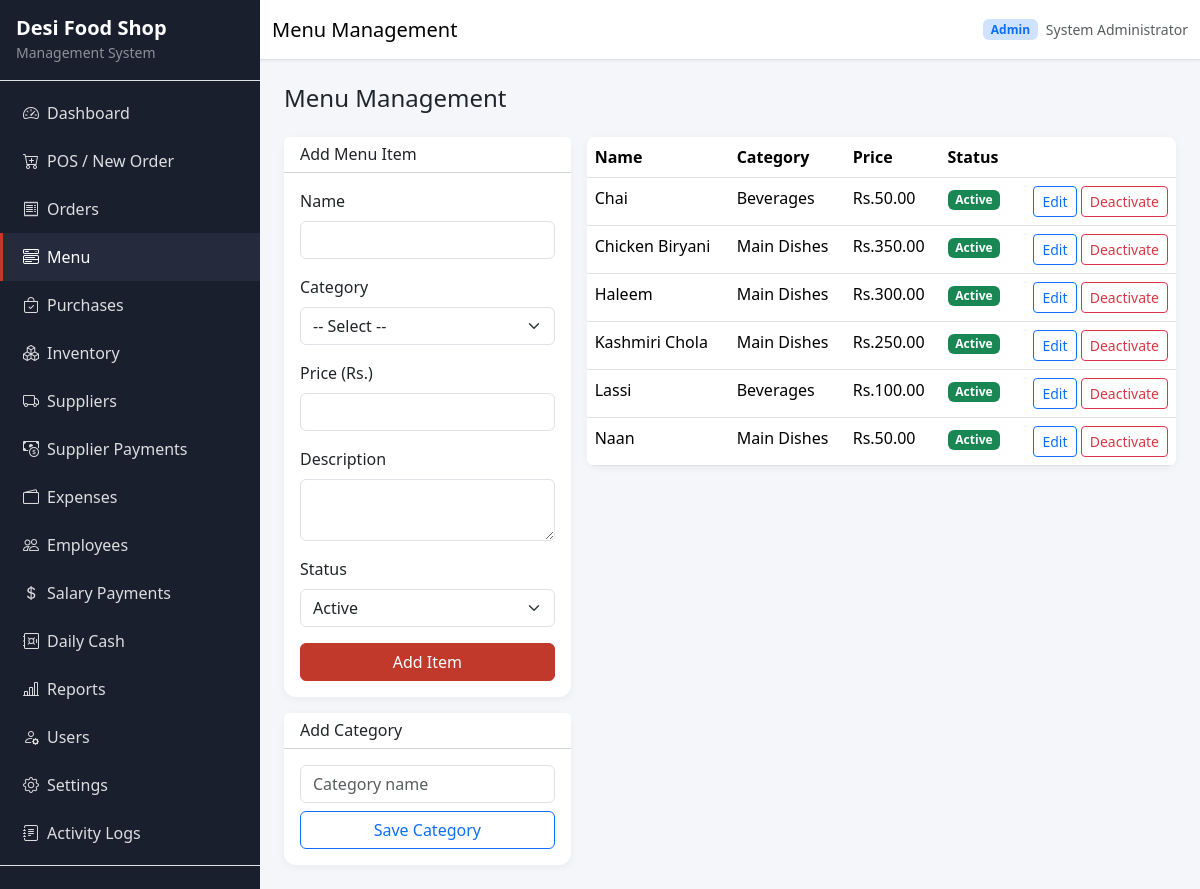
Screenshot of /menu/index.php (signed in) with the database file from the repository.
### tables this page shows
CREATE TABLE users (
    id INT UNSIGNED AUTO_INCREMENT PRIMARY KEY,
    username VARCHAR(50) NOT NULL UNIQUE,
    password VARCHAR(255) NOT NULL,
    full_name VARCHAR(100) NOT NULL,
    role ENUM('admin', 'staff') NOT NULL DEFAULT 'staff',
    status ENUM('active', 'inactive') NOT NULL DEFAULT 'active',
    created_at TIMESTAMP DEFAULT CURRENT_TIMESTAMP,
    updated_at TIMESTAMP DEFAULT CURRENT_TIMESTAMP ON UPDATE CURRENT_TIMESTAMP,
    INDEX idx_users_role (role),
    INDEX idx_users_status (status)
);

CREATE TABLE menu_items (
    id INT UNSIGNED AUTO_INCREMENT PRIMARY KEY,
    category_id INT UNSIGNED NULL,
    name VARCHAR(150) NOT NULL,
    price DECIMAL(10,2) NOT NULL DEFAULT 0.00,
    description TEXT,
    image VARCHAR(255) NULL,
    status ENUM('active', 'inactive') NOT NULL DEFAULT 'active',
    created_at TIMESTAMP DEFAULT CURRENT_TIMESTAMP,
    updated_at TIMESTAMP DEFAULT CURRENT_TIMESTAMP ON UPDATE CURRENT_TIMESTAMP,
    FOREIGN KEY (category_id) REFERENCES categories(id) ON DELETE SET NULL,
    INDEX idx_menu_status (status)
);

CREATE TABLE categories (
    id INT UNSIGNED AUTO_INCREMENT PRIMARY KEY,
    name VARCHAR(100) NOT NULL,
    description TEXT,
    status ENUM('active', 'inactive') NOT NULL DEFAULT 'active',
    created_at TIMESTAMP DEFAULT CURRENT_TIMESTAMP,
    updated_at TIMESTAMP DEFAULT CURRENT_TIMESTAMP ON UPDATE CURRENT_TIMESTAMP
);

### includes/functions.php (called while the page is built, shortened)
<?php
require_once BASE_PATH . '/config/database.php';
function e(?string $value): string
{
    return htmlspecialchars((string) $value, ENT_QUOTES, 'UTF-8');
}
function url(string $path = ''): string
{
    return BASE_URL . '/' . ltrim($path, '/');
}
function asset(string $path): string
{
    return BASE_URL . '/assets/' . ltrim($path, '/');
}
function format_money(float|string $amount): string
{
    $symbol = get_setting('currency_symbol', 'Rs.');
    return $symbol . number_format((float) $amount, 2);
}
function get_setting(string $key, string $default = ''): string
{
    global $pdo;
    static $cache = [];
    if (isset($cache[$key])) {
        return $cache[$key];
    }
    $stmt = $pdo->prepare('SELECT setting_value FROM settings WHERE setting_key = ? LIMIT 1');
    $stmt->execute([$key]);
    $value = $stmt->fetchColumn();
    $cache[$key] = $value !== false ? (string) $value : $default;
    return $cache[$key];
}

### includes/auth.php (called while the page is built, shortened)
<?php
function current_user(): ?array
{
    global $pdo;
    static $user = null;
    if ($user === null) {
        $stmt = $pdo->prepare('SELECT id, username, full_name, role, status FROM users WHERE id = ? AND status = ? LIMIT 1');
        $stmt->execute([$_SESSION['user_id'], 'active']);
        $user = $stmt->fetch() ?: null;
    }
    return $user;
}

### includes/init.php (called while the page is built, shortened)
<?php
require_once dirname(__DIR__) . '/includes/functions.php';
require_once dirname(__DIR__) . '/includes/auth.php';
$user = current_user();
$shopName = get_setting('shop_name', APP_NAME);

### menu/index.php (the view, shortened to what this page needs)
<?php
require_once dirname(__DIR__) . '/includes/init.php';
$pageTitle = 'Menu Management';
$editItem = null;
$items = $pdo->query('SELECT m.*, c.name AS category_name FROM menu_items m LEFT JOIN categories c ON c.id = m.category_id ORDER BY m.status DESC, m.name')->fetchAll();
require BASE_PATH . '/includes/header.php';
?>
<div class="page-header">
    <h4 class="mb-0">Menu Management</h4>
</div>
<div class="row g-3">
    <div class="col-lg-4">
        <div class="card mb-3">
            <div class="card-header bg-white"><h6 class="mb-0"><?= $editItem ? 'Edit Item' : 'Add Menu Item' ?></h6></div>
            <div class="card-body">
                <form method="post">
                    <div class="mb-3"><label class="form-label">Name</label><input type="text" name="name" class="form-control" required value="<?= e($editItem['name'] ?? '') ?>"></div>
                    <div class="mb-3"><label class="form-label">Category</label>
                        <select name="category_id" class="form-select">
                            <option value="">-- Select --</option>
                        </select>
                    </div>
                    <div class="mb-3"><label class="form-label">Price (Rs.)</label><input type="number" step="0.01" min="0" name="price" class="form-control" required value="<?= e($editItem['price'] ?? '') ?>"></div>
                    <div class="mb-3"><label class="form-label">Description</label><textarea name="description" class="form-control" rows="2"><?= e($editItem['description'] ?? '') ?></textarea></div>
                    <div class="mb-3"><label class="form-label">Status</label>
                        <select name="status" class="form-select">
                            <option value="active" <?= (($editItem['status'] ?? 'active') === 'active') ? 'selected' : '' ?>>Active</option>
                        </select>
                    </div>
                    <button class="btn btn-primary-custom w-100"><?= $editItem ? 'Update' : 'Add' ?> Item</button>
                </form>
            </div>
        </div>
        <div class="card">
            <div class="card-header bg-white"><h6 class="mb-0">Add Category</h6></div>
            <div class="card-body">
                <form method="post">
                    <input type="text" name="category_name" class="form-control mb-2" placeholder="Category name" required>
                    <button class="btn btn-outline-primary w-100">Save Category</button>
                </form>
            </div>
        </div>
    </div>
    <div class="col-lg-8">
        <div class="card">
            <div class="table-responsive">
                <table class="table table-hover mb-0">
                    <thead><tr><th>Name</th><th>Category</th><th>Price</th><th>Status</th><th></th></tr></thead>
                    <tbody>
                    <?php foreach ($items as $item): ?>
                    <tr>
                        <td><?= e($item['name']) ?></td>
                        <td><?= e($item['category_name'] ?? '-') ?></td>
                        <td><?= format_money($item['price']) ?></td>
                        <td><span class="badge bg-<?= $item['status'] === 'active' ? 'success' : 'secondary' ?>"><?= e(ucfirst($item['status'])) ?></span></td>
                        <td class="text-end">
                            <a href="<?= url('menu/index.php?edit=' . $item['id']) ?>" class="btn btn-sm btn-outline-primary">Edit</a>
                            <?php if ($item['status'] === 'active'): ?>
                            <form method="post" class="d-inline" onsubmit="return confirm('Deactivate this item?');">
                                <button class="btn btn-sm btn-outline-danger">Deactivate</button>
                            </form>
                            <?php endif; ?>
                        </td>
                    </tr>
                    <?php endforeach; ?>
                    </tbody>
                </table>
            </div>
        </div>
    </div>
</div>
<?php require BASE_PATH . '/includes/footer.php'; ?>

### includes/header.php (shortened to what this page needs)
<!DOCTYPE html>
<html lang="en">
<head>
    <link href="https://cdn.jsdelivr.net/npm/bootstrap@5.3.3/dist/css/bootstrap.min.css" rel="stylesheet">
    <link href="https://cdn.jsdelivr.net/npm/bootstrap-icons@1.11.3/font/bootstrap-icons.min.css" rel="stylesheet">
    <link href="<?= asset('css/style.css') ?>" rel="stylesheet">
</head>
<body>
<div class="app-wrapper">
    <?php require BASE_PATH . '/includes/sidebar.php'; render_sidebar($activeMenu, $user); ?>
                <?php
                require_once BASE_PATH . '/includes/sidebar.php';
                ?>
    <div class="main-content">
        <nav class="top-navbar navbar navbar-expand-lg bg-white border-bottom sticky-top">
            <div class="container-fluid">
                <span class="navbar-brand mb-0 h1 fs-5"><?= e($pageTitle) ?></span>
                <div class="ms-auto d-flex align-items-center gap-2">
                    <span class="badge bg-primary-subtle text-primary"><?= e(ucfirst($user['role'])) ?></span>
                    <span class="text-muted small d-none d-sm-inline"><?= e($user['full_name']) ?></span>
                </div>
            </div>
        </nav>
        <main class="content-area p-3 p-md-4">

### assets/css/style.css (style rules this page uses)
:root { --sidebar-width: 260px; --primary-color: #c0392b; --primary-dark: #922b21; --sidebar-bg: #1a1f2e; --sidebar-hover: #252b3d; --body-bg: #f4f6f9; }
* { box-sizing: border-box; }
body { font-family: 'Segoe UI', system-ui, -apple-system, sans-serif; background: var(--body-bg); margin: 0; min-height: 100vh; }
.app-wrapper { display: flex; min-height: 100vh; }
.main-content { flex: 1; margin-left: 0; min-width: 0; }
@media (min-width: 992px) { .main-content { margin-left: var(--sidebar-width); } }
.top-navbar { min-height: 60px; box-shadow: 0 1px 3px rgba(0,0,0,0.06); }
.content-area { min-height: calc(100vh - 60px); }
.btn-primary-custom { background: var(--primary-color); border-color: var(--primary-color); color: #fff; }
.card { border: none; border-radius: 12px; box-shadow: 0 2px 8px rgba(0,0,0,0.05); }
.table-responsive { border-radius: 8px; }
.page-header { display: flex; flex-wrap: wrap; align-items: center; justify-content: space-between; gap: 1rem; margin-bottom: 1.5rem; }

### rows the page displays
users: role "Admin", full_name "System Administrator"
menu_items: name "Chai", category.name "Beverages", price "Rs.50.00", status "Active"
menu_items: name "Chicken Biryani", category.name "Main Dishes", price "Rs.350.00", status "Active"
menu_items: name "Haleem", category.name "Main Dishes", price "Rs.300.00", status "Active"
menu_items: name "Kashmiri Chola", category.name "Main Dishes", price "Rs.250.00", status "Active"
menu_items: name "Lassi", category.name "Beverages", price "Rs.100.00", status "Active"
menu_items: name "Naan", category.name "Main Dishes", price "Rs.50.00", status "Active"

### other values shown
get_setting('shop_name') "Desi Food Shop"
$item['label'] "Dashboard"
$item['label'] "POS / New Order"
$item['label'] "Orders"
$item['label'] "Menu"
$item['label'] "Purchases"
$item['label'] "Inventory"
$item['label'] "Suppliers"
$item['label'] "Supplier Payments"
$item['label'] "Expenses"
$item['label'] "Employees"
$item['label'] "Salary Payments"
$item['label'] "Daily Cash"
$item['label'] "Reports"
$item['label'] "Users"
